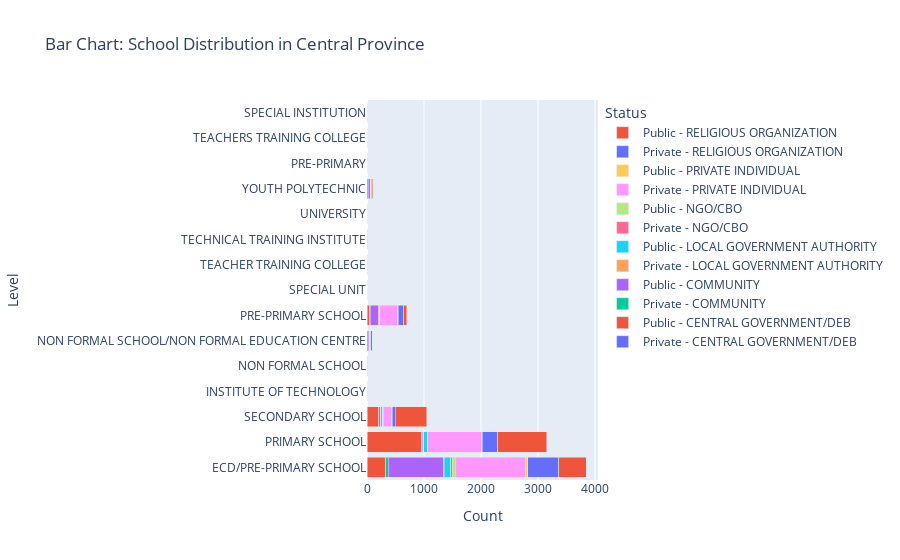

Notebook source saved alongside this figure:
### Code cell
priv_grouped = priv.groupby(['Level', 'Sponsor']).size().reset_index(name='Count')
pub_grouped = pub.groupby(['Level', 'Sponsor']).size().reset_index(name='Count')

unique_sponsors = priv_grouped['Sponsor'].unique()

fig = go.Figure()

for sponsor in unique_sponsors:
    priv_data = priv_grouped[priv_grouped['Sponsor'] == sponsor]
    pub_data = pub_grouped[pub_grouped['Sponsor'] == sponsor]

    fig.add_trace(go.Bar(
        x=priv_data['Count'],
        y=priv_data['Level'],
        name=f'Private - {sponsor}',
        orientation='h'
    ))

    fig.add_trace(go.Bar(
        x=pub_data['Count'],
        y=pub_data['Level'],
        name=f'Public - {sponsor}',
        orientation='h'
    ))

fig.update_layout(
    barmode='stack',
    title='Bar Chart: School Distribution in Central Province',
    xaxis_title='Count',
    yaxis_title='Level',
    legend_title='Status',
)

fig.show()

### Figure 1 — Plotly figure (JSON) as saved in the notebook; plotly's stock layout.template omitted (floating-point values rounded to 4 significant figures)
{"data": [{"name": "Private - CENTRAL GOVERNMENT/DEB", "orientation": "h", "type": "bar", "x": [5, 1, 1], "y": ["ECD/PRE-PRIMARY SCHOOL", "PRIMARY SCHOOL", "SECONDARY SCHOOL"]}, {"name": "Public - CENTRAL GOVERNMENT/DEB", "orientation": "h", "type": "bar", "x": [327, 2, 1, 22, 48, 962, 206, 1, 3, 5, 2, 21], "y": ["ECD/PRE-PRIMARY SCHOOL", "INSTITUTE OF TECHNOLOGY", "NON FORMAL SCHOOL", "NON FORMAL SCHOOL/NON FORMAL EDUCATION CENTRE", "PRE-PRIMARY SCHOOL", "PRIMARY SCHOOL", "SECONDARY SCHOOL", "SPECIAL UNIT", "TEACHER TRAINING COLLEGE", "TECHNICAL TRAINING INSTITUTE", "UNIVERSITY", "YOUTH POLYTECHNIC"]}, {"name": "Private - COMMUNITY", "orientation": "h", "type": "bar", "x": [44, 1, 4, 9, 2], "y": ["ECD/PRE-PRIMARY SCHOOL", "NON FORMAL SCHOOL", "NON FORMAL SCHOOL/NON FORMAL EDUCATION CENTRE", "PRE-PRIMARY SCHOOL", "PRIMARY SCHOOL"]}, {"name": "Public - COMMUNITY", "orientation": "h", "type": "bar", "x": [958, 12, 151, 27, 37, 1, 32], "y": ["ECD/PRE-PRIMARY SCHOOL", "NON FORMAL SCHOOL/NON FORMAL EDUCATION CENTRE", "PRE-PRIMARY SCHOOL", "PRIMARY SCHOOL", "SECONDARY SCHOOL", "TEACHER TRAINING COLLEGE", "YOUTH POLYTECHNIC"]}, {"name": "Private - LOCAL GOVERNMENT AUTHORITY", "orientation": "h", "type": "bar", "x": [20, 5, 1, 2], "y": ["ECD/PRE-PRIMARY SCHOOL", "PRIMARY SCHOOL", "SECONDARY SCHOOL", "YOUTH POLYTECHNIC"]}, {"name": "Public - LOCAL GOVERNMENT AUTHORITY", "orientation": "h", "type": "bar", "x": [113, 3, 9, 58, 29, 1, 1, 7], "y": ["ECD/PRE-PRIMARY SCHOOL", "NON FORMAL SCHOOL/NON FORMAL EDUCATION CENTRE", "PRE-PRIMARY SCHOOL", "PRIMARY SCHOOL", "SECONDARY SCHOOL", "TEACHER TRAINING COLLEGE", "TECHNICAL TRAINING INSTITUTE", "YOUTH POLYTECHNIC"]}, {"name": "Private - NGO/CBO", "orientation": "h", "type": "bar", "x": [29, 3, 3, 5, 13, 3, 1], "y": ["ECD/PRE-PRIMARY SCHOOL", "NON FORMAL SCHOOL", "NON FORMAL SCHOOL/NON FORMAL EDUCATION CENTRE", "PRE-PRIMARY SCHOOL", "PRIMARY SCHOOL", "SECONDARY SCHOOL", "YOUTH POLYTECHNIC"]}, {"name": "Public - NGO/CBO", "orientation": "h", "type": "bar", "x": [53, 3, 2, 2, 4, 3], "y": ["ECD/PRE-PRIMARY SCHOOL", "NON FORMAL SCHOOL/NON FORMAL EDUCATION CENTRE", "PRE-PRIMARY SCHOOL", "PRIMARY SCHOOL", "SECONDARY SCHOOL", "YOUTH POLYTECHNIC"]}, {"name": "Private - PRIVATE INDIVIDUAL", "orientation": "h", "type": "bar", "x": [1235, 2, 3, 7, 1, 314, 941, 156, 5, 2, 1], "y": ["ECD/PRE-PRIMARY SCHOOL", "INSTITUTE OF TECHNOLOGY", "NON FORMAL SCHOOL", "NON FORMAL SCHOOL/NON FORMAL EDUCATION CENTRE", "PRE-PRIMARY", "PRE-PRIMARY SCHOOL", "PRIMARY SCHOOL", "SECONDARY SCHOOL", "TEACHER TRAINING COLLEGE", "UNIVERSITY", "YOUTH POLYTECHNIC"]}, {"name": "Public - PRIVATE INDIVIDUAL", "orientation": "h", "type": "bar", "x": [33, 7, 13, 7], "y": ["ECD/PRE-PRIMARY SCHOOL", "PRE-PRIMARY SCHOOL", "PRIMARY SCHOOL", "SECONDARY SCHOOL"]}, {"name": "Private - RELIGIOUS ORGANIZATION", "orientation": "h", "type": "bar", "x": [545, 2, 8, 100, 270, 54, 1, 1, 4, 1, 13], "y": ["ECD/PRE-PRIMARY SCHOOL", "NON FORMAL SCHOOL", "NON FORMAL SCHOOL/NON FORMAL EDUCATION CENTRE", "PRE-PRIMARY SCHOOL", "PRIMARY SCHOOL", "SECONDARY SCHOOL", "TEACHER TRAINING COLLEGE", "TEACHERS TRAINING COLLEGE", "TECHNICAL TRAINING INSTITUTE", "UNIVERSITY", "YOUTH POLYTECHNIC"]}, {"name": "Public - RELIGIOUS ORGANIZATION", "orientation": "h", "type": "bar", "x": [488, 2, 1, 31, 48, 862, 550, 1, 1, 3, 1, 18], "y": ["ECD/PRE-PRIMARY SCHOOL", "INSTITUTE OF TECHNOLOGY", "NON FORMAL SCHOOL", "NON FORMAL SCHOOL/NON FORMAL EDUCATION CENTRE", "PRE-PRIMARY SCHOOL", "PRIMARY SCHOOL", "SECONDARY SCHOOL", "SPECIAL INSTITUTION", "TEACHER TRAINING COLLEGE", "TECHNICAL TRAINING INSTITUTE", "UNIVERSITY", "YOUTH POLYTECHNIC"]}], "layout": {"barmode": "stack", "legend": {"title": {"text": "Status"}}, "title": {"text": "Bar Chart: School Distribution in Central Province"}, "xaxis": {"title": {"text": "Count"}}, "yaxis": {"title": {"text": "Level"}}}}
